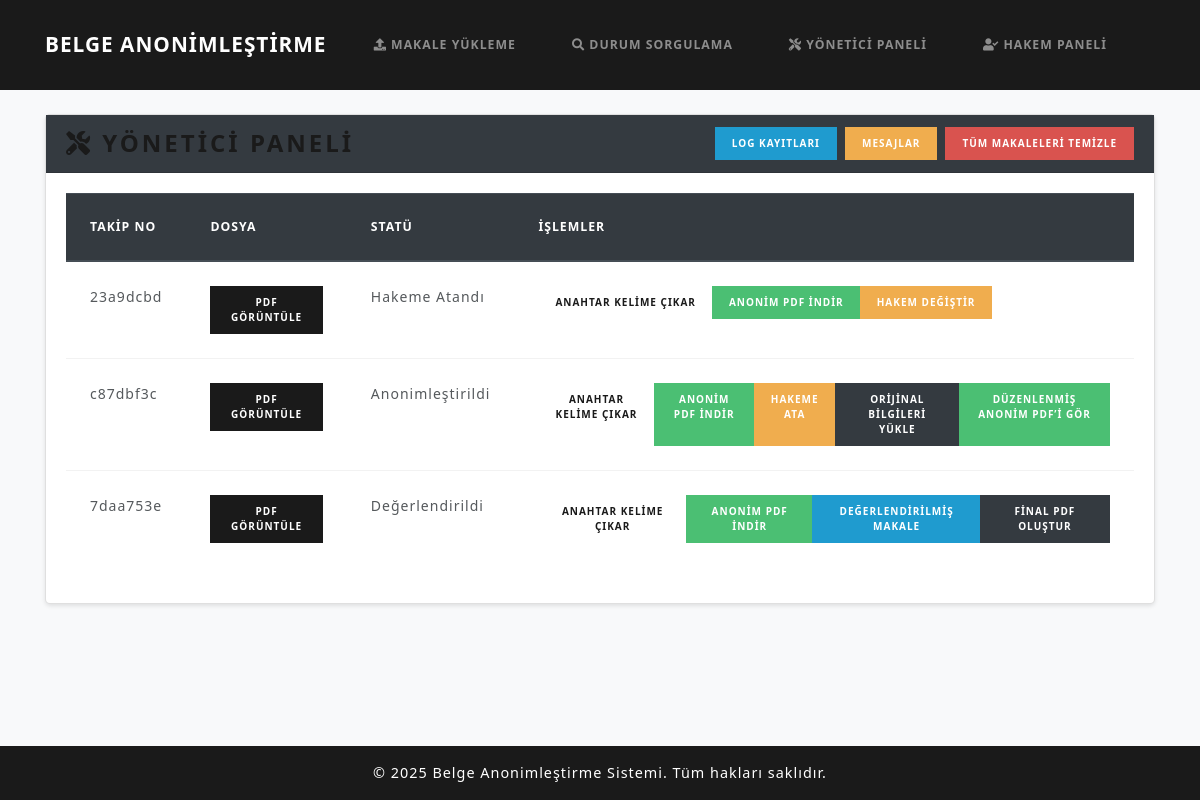
/makalesistemi/yonetici/, run on the app's committed database.
### papers/models.py (models this page shows, shortened)
class Submission(models.Model):
    tracking_number = models.CharField(max_length=50, unique=True)
    email_hash = models.CharField(max_length=64)
    encrypted_filename = models.TextField(null=True, blank=True)
    original_pdf = models.FileField(upload_to='uploads/')
    revised_pdf = models.FileField(upload_to='uploads/', null=True, blank=True)
    anonymized_pdf = models.FileField(upload_to='anonymized/', null=True, blank=True)
    final_pdf = models.FileField(upload_to='final/', null=True, blank=True)
    final_sent = models.BooleanField(default=False)  # Final PDF gönderildi mi?
    extracted_keywords = models.TextField(blank=True, null=True)
    subtopics = models.ManyToManyField(Subtopic, blank=True, related_name='submissions')
    status = models.CharField(max_length=50, choices=STATUS_CHOICES, default='Gönderildi')
    review = models.TextField(null=True, blank=True)
    reviewer = models.ForeignKey(Reviewer, null=True, blank=True, on_delete=models.SET_NULL)
    timestamp = models.DateTimeField(default=timezone.now)
    reviewed_pdf = models.FileField(upload_to='reviewed/', null=True, blank=True)  # Yeni alan
    anonymized_data = models.TextField(null=True, blank=True)
    restored = models.BooleanField(default=False)

### papers/views.py (the view)
# urls.py: path('makalesistemi/yonetici/', views.editor_dashboard, name='editor_dashboard'),
def editor_dashboard(request):
    subs = Submission.objects.all().order_by('-timestamp')
    return render(request, 'admin_panel.html', {'submissions': subs})

### templates/admin_panel.html (shortened to what this page needs)
{% extends 'base.html' %}
{% block content %}
<div class="card">
  <div class="card-header bg-dark text-white">
    <div class="d-flex justify-content-between align-items-center">
      <h3 class="mb-0"><i class="fas fa-tools"></i> Yönetici Paneli</h3>
      <div class="d-flex flex-nowrap" style="gap: 0.5rem; overflow-x: auto;">
        <a href="{% url 'editor_logs' %}" class="btn btn-info btn-sm">Log Kayıtları</a>
        <a href="{% url 'editor_messages' %}" class="btn btn-warning btn-sm">Mesajlar</a>
        <a href="{% url 'clear_all_submissions' %}" class="btn btn-danger btn-sm">Tüm Makaleleri Temizle</a>
      </div>
    </div>
  </div>
  <div class="card-body">
    <div class="table-responsive">
      <table class="table table-hover">
        <thead class="thead-dark">
          <tr>
            <th>Takip No</th>
            <th>Dosya</th>
            <th>Statü</th>
            <th>İşlemler</th>
          </tr>
        </thead>
        <tbody>
          {% for sub in submissions %}
            <tr>
              <td>{{ sub.tracking_number }}</td>
              <td>
                <a href="{% url 'view_pdf' sub.tracking_number %}" class="btn btn-primary btn-sm">
                  PDF Görüntüle
                </a>
              </td>
              <td>{{ sub.status }}</td>
              <td>
                <div class="btn-group" role="group">
                  <a href="{% url 'extract_keywords_view' sub.tracking_number %}"
                     class="btn btn-secondary btn-sm">
                    Anahtar Kelime Çıkar
                  </a>
                  {% if sub.anonymized_pdf %}
                    <a href="{% url 'download_anonymized_pdf' sub.tracking_number %}"
                       class="btn btn-success btn-sm">
                      Anonim PDF İndir
                    </a>
                  {% endif %}
                  {% if sub.status == "Anonimleştirildi" or sub.status == "Düzenlenmiş" %}
                    <a href="{% url 'assign_reviewer' sub.tracking_number %}"
                       class="btn btn-warning btn-sm">
                      Hakeme Ata
                    </a>
                    <a href="{% url 'restore_original' sub.tracking_number %}"
                       class="btn btn-dark btn-sm">
                      Orijinal Bilgileri Yükle
                    </a>
                  {% endif %}
                  {% if sub.status == "Hakeme Atandı" and sub.reviewer %}
                    <a href="{% url 'reassign_reviewer' sub.tracking_number %}"
                        class="btn btn-warning btn-sm">
                      Hakem Değiştir
                    </a>
                  {% endif %}
                  {% if sub.status == "Değerlendirildi" and sub.reviewed_pdf %}
                    <a href="{% url 'view_reviewed_pdf' sub.tracking_number %}"
                       class="btn btn-info btn-sm">
                      Değerlendirilmiş Makale
                    </a>
                  {% endif %}
                  <!-- {% if sub.status == "Değerlendirildi" %}
                    <a href="{% url 'request_revision' sub.tracking_number %}"
                       class="btn btn-info btn-sm">
                      Revize Gerekli
                    </a> -->
                    <a href="{% url 'finalize_view' sub.tracking_number %}"
                       class="btn btn-dark btn-sm">
                      Final PDF Oluştur
                    </a>
                  {% endif %}
                  {% if sub.restored %}
                     <a href="{% url 'view_restored_pdf' sub.tracking_number %}" class="btn btn-success btn-sm">
                       Düzenlenmiş Anonim PDF’i Gör
                     </a>
                  {% endif %}
                </div>
              </td>
            </tr>
          {% empty %}
            <tr>
              <td colspan="4">Makale yok.</td>
            </tr>
          {% endfor %}
        </tbody>
      </table>
    </div>
  </div>
</div>
{% endblock %}

### static/css/style.css (style rules this page uses)
html, body { height: 100%; margin: 0; padding: 0; background-color: #f8f9fa; font-family: "Segoe UI", Tahoma, Geneva, Verdana, sans-serif; }
.card { margin-bottom: 20px; border-radius: 5px; box-shadow: 0 2px 4px rgba(0, 0, 0, 0.1); }

### data on the page
Submission: tracking_number "23a9dcbd", status "Hakeme Atandı", shows "ANONIM PDF İNDIR", shows "HAKEM DEĞIŞTIR"
Submission: tracking_number "c87dbf3c", status "Anonimleştirildi", shows "ANONIM PDF İNDIR", shows "HAKEME ATA", restored "DÜZENLENMIŞ ANONIM PDF’I GÖR"
Submission: tracking_number "7daa753e", status "Değerlendirildi", shows "ANONIM PDF İNDIR", shows "DEĞERLENDIRILMIŞ MAKALE", shows "FINAL PDF OLUŞTUR"
